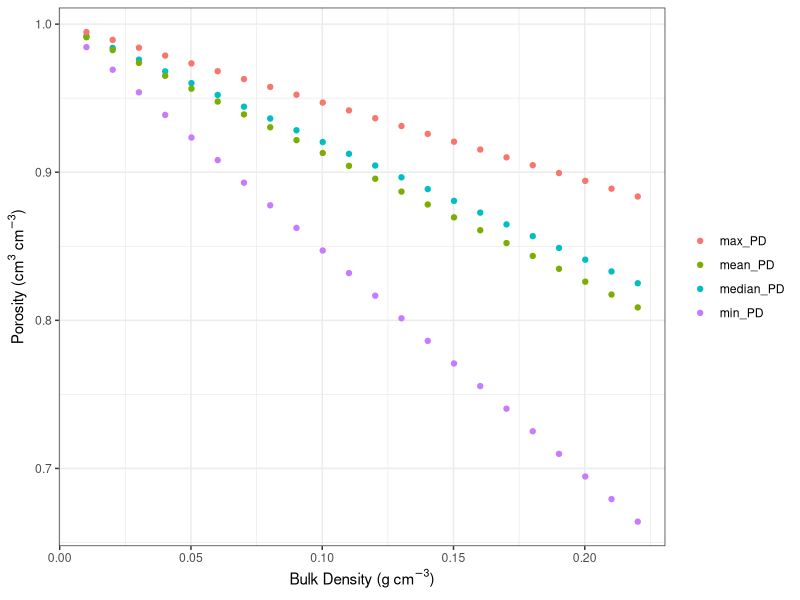
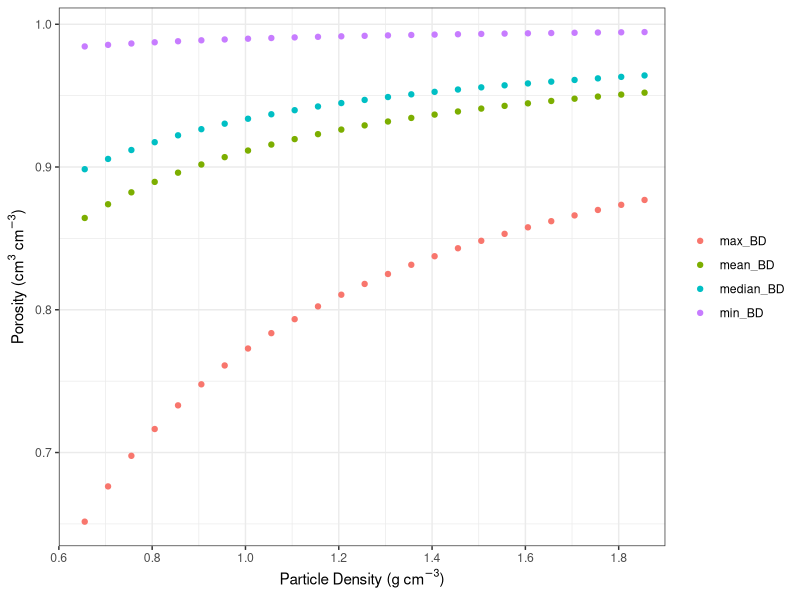
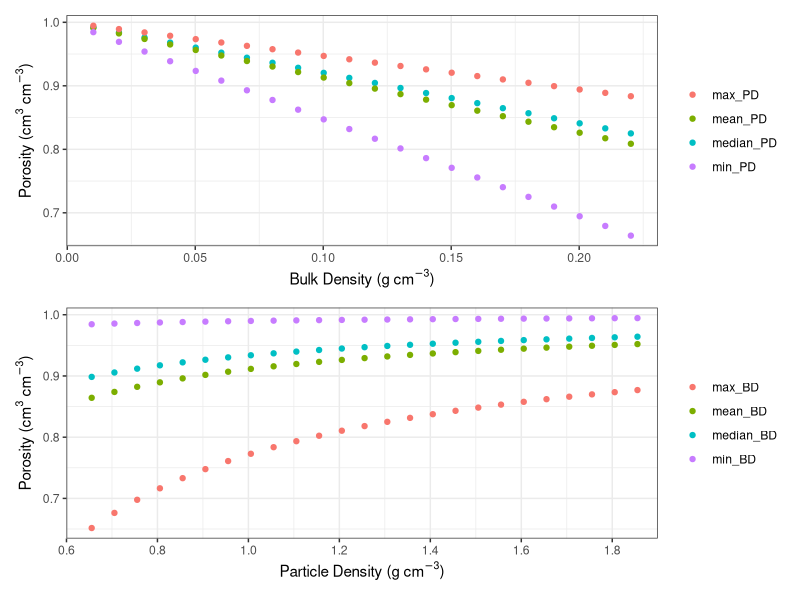

Source code (R) for these figures, in order:

library(tidyverse)
library(patchwork)


data <- read_csv("Data.csv") %>%
  pivot_longer(cols = c("particle_density_g_cm3", "bulk_density_g_cm3", "porosity"), names_to = "parameter", values_to = "value")


#' # overall summary
data %>%
  group_by(parameter) %>%
  summarise(average = mean(value),
            median = median(value),
            sd = sd(value),
            max = max(value),
            min = min(value),
            n = n())

#' # summary by core
data %>%
  group_by(parameter, bucket) %>%
  summarise(average = mean(value),
            median = median(value),
            sd = sd(value),
            max = max(value),
            min = min(value),
            n = n())

#' # top 25 cm            
data %>%
  filter(mid_depth <25) %>%
  group_by(parameter) %>%
  summarise(average = mean(value),
            median = median(value),
            sd = sd(value),
            max = max(value),
            min = min(value),
            n = n())

#' # top 25 cm, removing suspected particle density outlier          
data %>%
  filter(mid_depth <25) %>%
  filter(!(parameter == "particle_density_g_cm3"& value > 1)) %>%
  group_by(parameter) %>%
  summarise(average = mean(value),
            median = median(value),
            sd = sd(value),
            max = max(value),
            min = min(value),
            n = n())

#' # Porosity estimates
#' ## max BD and max PD
1- (max((filter(data, parameter == "bulk_density_g_cm3"))$value) / max((filter(data, parameter == "particle_density_g_cm3"))$value))
#' ## max BD and min PD
1- (max((filter(data, parameter == "bulk_density_g_cm3"))$value) / min((filter(data, parameter == "particle_density_g_cm3"))$value))
#' ## min BD and max PD
1- (min((filter(data, parameter == "bulk_density_g_cm3"))$value) / max((filter(data, parameter == "particle_density_g_cm3"))$value))
#' ## min BD and min PD
1- (min((filter(data, parameter == "bulk_density_g_cm3"))$value) / min((filter(data, parameter == "particle_density_g_cm3"))$value))
#' ## mean BD and mean PD
1- (mean((filter(data, parameter == "bulk_density_g_cm3"))$value) / mean((filter(data, parameter == "particle_density_g_cm3"))$value))
#' ## median BD and median PD
1- (median((filter(data, parameter == "bulk_density_g_cm3"))$value) / median((filter(data, parameter == "particle_density_g_cm3"))$value))

#' ## median BD and min PD
1- (median((filter(data, parameter == "bulk_density_g_cm3"))$value) / min((filter(data, parameter == "particle_density_g_cm3"))$value))
#' ## median BD and max PD
1- (median((filter(data, parameter == "bulk_density_g_cm3"))$value) / max((filter(data, parameter == "particle_density_g_cm3"))$value))

#' ## max BD and median PD
1- (max((filter(data, parameter == "bulk_density_g_cm3"))$value) / median((filter(data, parameter == "particle_density_g_cm3"))$value))
#' ## min BD and median PD
1- (min((filter(data, parameter == "bulk_density_g_cm3"))$value) / median((filter(data, parameter == "particle_density_g_cm3"))$value))

#' # Porosity figures

bd <- seq(min((filter(data, parameter == "bulk_density_g_cm3"))$value), max((filter(data, parameter == "bulk_density_g_cm3"))$value), 0.01)
median_PD <- c(median((filter(data, parameter == "particle_density_g_cm3"))$value))  
mean_PD <- c(mean((filter(data, parameter == "particle_density_g_cm3"))$value))   
min_PD <- c(min((filter(data, parameter == "particle_density_g_cm3"))$value))   
max_PD <- c(max((filter(data, parameter == "particle_density_g_cm3"))$value))   

temp <- data.frame(bd, median_PD, mean_PD, max_PD, min_PD) %>%
  pivot_longer(cols = -bd) %>%
  mutate(porosity = 1 - bd/value)

p1 <- ggplot(data = temp, aes(x = bd, porosity, colour = name)) +
  geom_point()+
  theme_bw() +
  theme(legend.title = element_blank()) +
  labs(x = expression(paste("Bulk Density (", g~cm^{-3}, ")")), y = expression(paste("Porosity (", cm^3~cm^{-3}, ")")))
p1

pd <- seq(min((filter(data, parameter == "particle_density_g_cm3"))$value), max((filter(data, parameter == "particle_density_g_cm3"))$value), 0.05)
median_BD <- c(median((filter(data, parameter == "bulk_density_g_cm3"))$value))  
mean_BD <- c(mean((filter(data, parameter == "bulk_density_g_cm3"))$value))   
min_BD <- c(min((filter(data, parameter == "bulk_density_g_cm3"))$value))   
max_BD <- c(max((filter(data, parameter == "bulk_density_g_cm3"))$value))   

temp2 <- data.frame(pd, median_BD, mean_BD, max_BD, min_BD) %>%
  pivot_longer(cols = -pd) %>%
  mutate(porosity = 1 - (value/pd))

p2 <- ggplot(data = temp2, aes(x = pd, porosity, colour = name)) +
  geom_point() +
  theme_bw() +
  theme(legend.title = element_blank()) +
  labs(x = expression(paste("Particle Density (", g~cm^{-3}, ")")), y = expression(paste("Porosity (", cm^3~cm^{-3}, ")"))) +
  scale_x_continuous(limits = c(0.6,1.9), breaks = seq(0.6, 1.9, 0.2), expand = c(0,0))
p2

p1/p2

#' # correlation
#' ## Correlation between BD and Porosity
cor.test(read_csv("Data.csv", show_col_types = FALSE)$bulk_density_g_cm3, read_csv("Data.csv", show_col_types = FALSE)$porosity)

#' ## Correlation between PD and Porosity
cor.test(read_csv("Data.csv", show_col_types = FALSE)$particle_density_g_cm3, read_csv("Data.csv", show_col_types = FALSE)$porosity)

